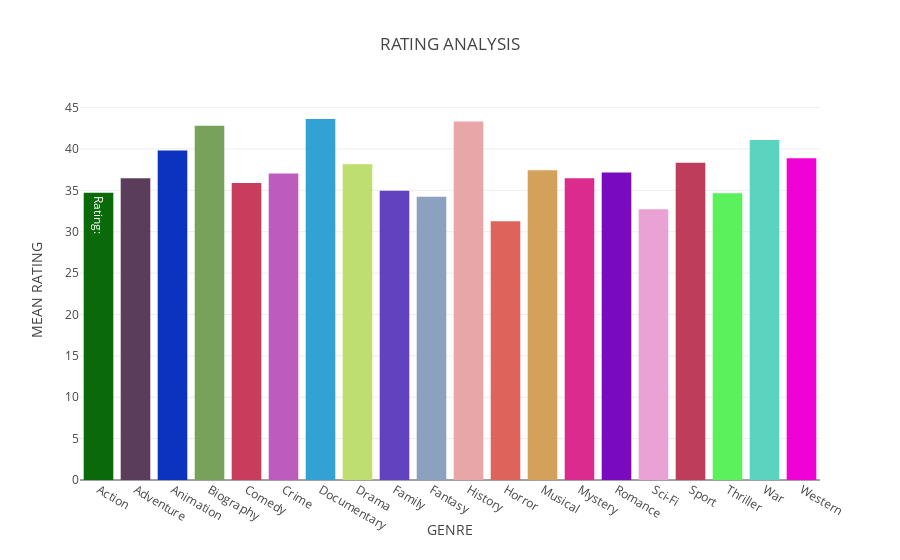

Source (notebook cell):
### Code cell
trace1 = Bar(
            x = genrelist,
            y = ratinggenrelist,
            text=['Rating:'],
            marker = dict(
            color=['rgb(10, 106, 10)','rgb(90, 61, 91)','rgb(10, 51, 191)','rgb(120, 161, 91)','rgb(200, 61, 91)',
                  'rgb(190, 91, 191)','rgb(50, 161, 211)','rgb(190, 222, 111)','rgb(99, 66, 191)','rgb(140, 161, 191)',
                  'rgb(233, 166, 169)','rgb(222, 100, 91)','rgb(212, 161, 91)','rgb(220, 43, 143)','rgb(120, 11, 191)',
                  'rgb(234, 161, 211)','rgb(190, 61, 91)','rgb(90, 241, 91)','rgb(90, 211, 191)','rgb(240, 2, 215)'])
        )

data = [trace1]

layout = {
  'xaxis': {'title': 'GENRE'},
  'yaxis': {'title': 'MEAN RATING'},
  'barmode': 'relative',
  'title': 'RATING ANALYSIS'
};
fig = Figure(data=data, layout=layout)
iplot(fig, filename='text-hover-bar')

### Figure 1 — Plotly figure (JSON) as saved in the notebook; plotly's stock layout.template omitted (floating-point values rounded to 4 significant figures)
{"data": [{"marker": {"color": ["rgb(10, 106, 10)", "rgb(90, 61, 91)", "rgb(10, 51, 191)", "rgb(120, 161, 91)", "rgb(200, 61, 91)", "rgb(190, 91, 191)", "rgb(50, 161, 211)", "rgb(190, 222, 111)", "rgb(99, 66, 191)", "rgb(140, 161, 191)", "rgb(233, 166, 169)", "rgb(222, 100, 91)", "rgb(212, 161, 91)", "rgb(220, 43, 143)", "rgb(120, 11, 191)", "rgb(234, 161, 211)", "rgb(190, 61, 91)", "rgb(90, 241, 91)", "rgb(90, 211, 191)", "rgb(240, 2, 215)"]}, "text": ["Rating:"], "type": "bar", "x": ["Action", "Adventure", "Animation", "Biography", "Comedy", "Crime", "Documentary", "Drama", "Family", "Fantasy", "History", "Horror", "Musical", "Mystery", "Romance", "Sci-Fi", "Sport", "Thriller", "War", "Western"], "y": [34.72, 36.47, 39.81, 42.8, 35.88, 37.03, 43.62, 38.14, 34.95, 34.24, 43.33, 31.25, 37.43, 36.46, 37.15, 32.7, 38.33, 34.64, 41.08, 38.88]}], "layout": {"barmode": "relative", "title": "RATING ANALYSIS", "xaxis": {"title": "GENRE"}, "yaxis": {"title": "MEAN RATING"}}}
